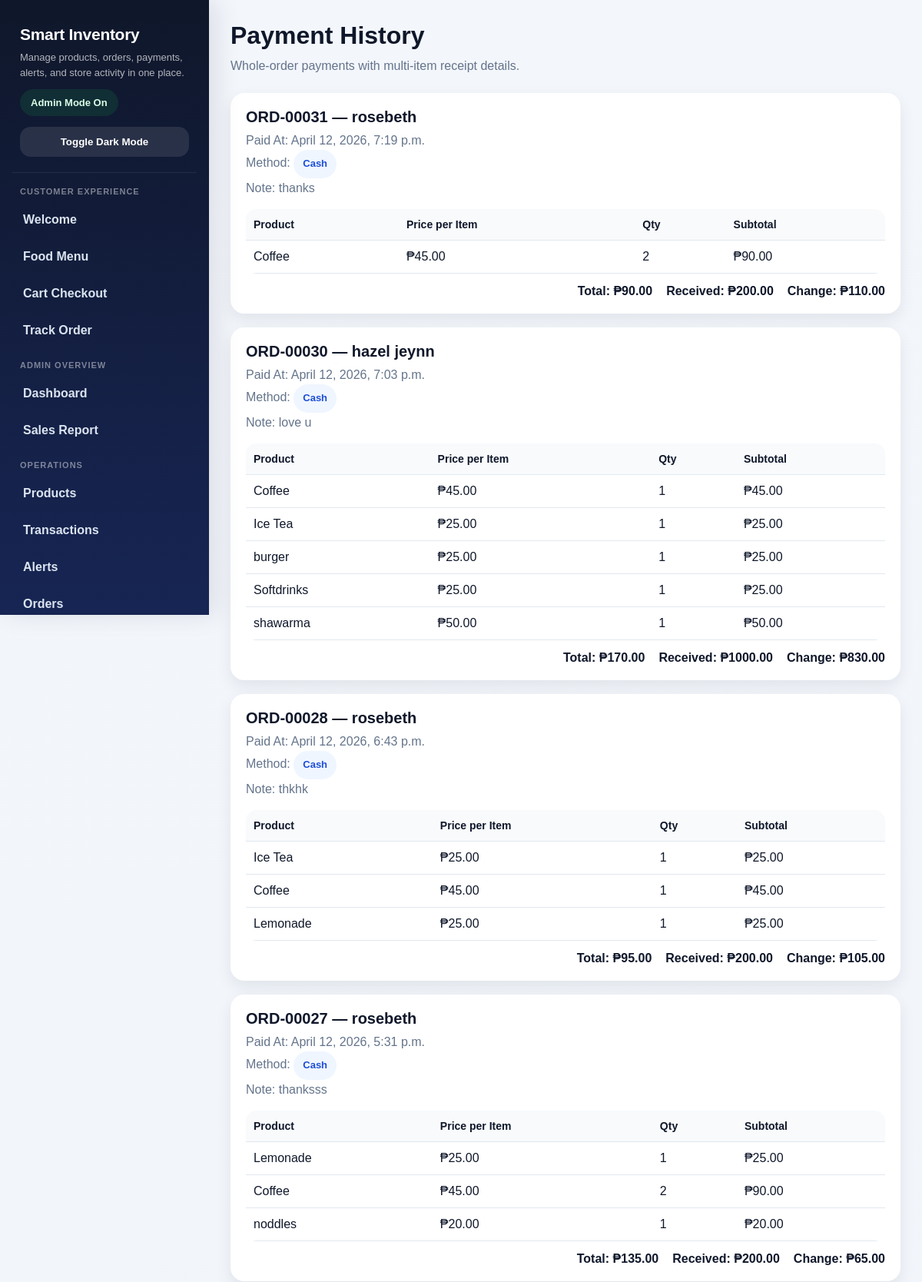
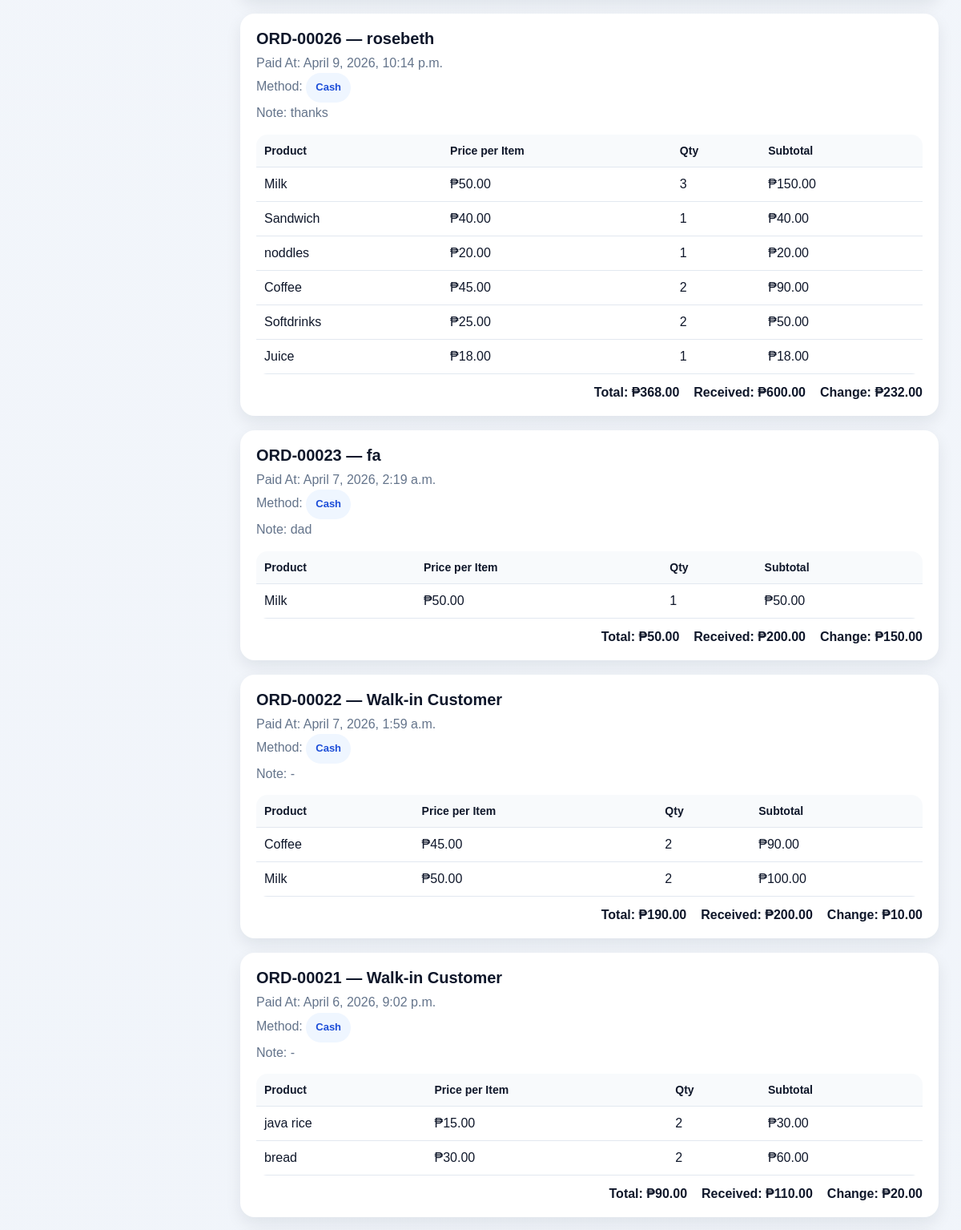
/payments/ (signed in, upper part), run on the app's committed database (2 pictures, top to bottom).
### store/models.py (models this page shows, shortened)
class Payment(models.Model):
    PAYMENT_METHOD_CHOICES = [
        ('CASH', 'Cash'),
        ('GCASH', 'GCash'),
        ('MAYA', 'Maya'),
    ]
    order = models.OneToOneField(Order, on_delete=models.CASCADE, related_name='payment')
    customer_name = models.CharField(max_length=150)
    total_amount = models.DecimalField(max_digits=10, decimal_places=2)
    amount_received = models.DecimalField(max_digits=10, decimal_places=2)
    change = models.DecimalField(max_digits=10, decimal_places=2, default=Decimal('0.00'))
    payment_method = models.CharField(max_length=20, choices=PAYMENT_METHOD_CHOICES, default='CASH')
    note = models.TextField(blank=True, default='')
    paid_at = models.DateTimeField(auto_now_add=True)

class Order(models.Model):
    STATUS_CHOICES = [
        ('PENDING', 'Pending'),
        ('PREPARING', 'Preparing'),
        ('COMPLETED', 'Completed'),
        ('CANCELLED', 'Cancelled'),
    ]
    customer_name = models.CharField(max_length=150)
    customer_email = models.EmailField(blank=True, default='')
    wants_email_updates = models.BooleanField(default=False)
    order_number = models.CharField(max_length=20, unique=True, blank=True)
    total_price = models.DecimalField(max_digits=10, decimal_places=2, default=Decimal('0.00'))
    status = models.CharField(max_length=20, choices=STATUS_CHOICES, default='PENDING')
    stock_deducted = models.BooleanField(default=False)
    created_at = models.DateTimeField(auto_now_add=True)

class OrderItem(models.Model):
    order = models.ForeignKey(Order, on_delete=models.CASCADE, related_name='items')
    product = models.ForeignKey(Product, on_delete=models.CASCADE)
    quantity = models.IntegerField(default=1)
    unit_price = models.DecimalField(max_digits=10, decimal_places=2)
    subtotal = models.DecimalField(max_digits=10, decimal_places=2, default=Decimal('0.00'))

class Product(models.Model):
    name = models.CharField(max_length=150)
    category = models.CharField(max_length=100, blank=True)
    description = models.TextField(blank=True, default='')
    stock = models.IntegerField(default=0)
    reorder_level = models.IntegerField(default=5)
    price = models.DecimalField(max_digits=10, decimal_places=2)
    is_active = models.BooleanField(default=True)
    image = models.ImageField(upload_to='products/', blank=True, null=True)

### store/views.py (the view, shortened to what this page needs)
# urls.py: path('payments/', views.payment_list, name='payment_list'),
def payment_list(request):
    if not require_store_admin(request):
        return redirect('food_menu')
    query = request.GET.get('q', '').strip()
    selected_method = request.GET.get('method', '').strip()
    selected_date = request.GET.get('date', '').strip()
    payments = Payment.objects.select_related('order').prefetch_related('order__items__product').order_by('-paid_at')
    if selected_method:
        payments = payments.filter(payment_method=selected_method)
    if selected_date:
        payments = payments.filter(paid_at__date=selected_date)
    context = {
        'payments': payments,
        'query': query,
        'selected_method': selected_method,
        'selected_date': selected_date,
    }
    return render(request, 'store/payments.html', context)

### store/views.py (called while the page is built)
def is_store_admin(request):
    return request.session.get('store_admin_unlocked', False)

def require_store_admin(request):
    if not is_store_admin(request):
        messages.error(request, 'Admin access is required for that action.')
        return False
    return True

### store/templates/store/payments.html (shortened to what this page needs)
{% extends 'store/base.html' %}
{% block content %}
<div class="page-header">
    <h1>Payment History</h1>
    <p class="page-subtitle">Whole-order payments with multi-item receipt details.</p>
</div>
{% for payment in payments %}
    <div class="payment-card">
        <div class="payment-top">
            <div>
                <div class="payment-title">{{ payment.order.order_number }} — {{ payment.customer_name }}</div>
                <div class="payment-meta">
                    Paid At: {{ payment.paid_at|date:"F j, Y, g:i a" }}<br>
                    Method:
                    {% if payment.payment_method == 'CASH' %}
                        <span class="method-chip method-cash">Cash</span>
                    {% elif payment.payment_method == 'GCASH' %}
                        <span class="method-chip method-gcash">GCash</span>
                    {% else %}
                        <span class="method-chip method-maya">Maya</span>
                    {% endif %}
                    <br>
                    Note: {% if payment.note %}{{ payment.note }}{% else %}-{% endif %}
                </div>
            </div>
        </div>
        <table class="items-table">
            <tr>
                <th>Product</th>
                <th>Price per Item</th>
                <th>Qty</th>
                <th>Subtotal</th>
            </tr>
            {% for item in payment.order.items.all %}
                <tr>
                    <td>{{ item.product.name }}</td>
                    <td>₱{{ item.unit_price }}</td>
                    <td>{{ item.quantity }}</td>
                    <td>₱{{ item.subtotal }}</td>
                </tr>
            {% endfor %}
        </table>
        <div class="totals-row">
            <span>Total: ₱{{ payment.total_amount }}</span>
            <span>Received: ₱{{ payment.amount_received }}</span>
            <span>Change: ₱{{ payment.change }}</span>
        </div>
    </div>
{% empty %}
    <div class="section">
        <p class="empty">No payments found.</p>
    </div>
{% endfor %}
{% endblock %}

### store/templates/store/base.html (style rules this page uses)
:root { --bg: #f3f6fb; --bg-soft: #eef3f9; --surface: #ffffff; --surface-soft: #f8fafc; --sidebar: #0f172a; --sidebar-2: #172554; --sidebar-text: #dbe4f0; --text: #0f172a; --muted: #64748b; --border: #e2e8f0; --primary: #2563eb; --primary-hover: #1d4ed8; --success: #16a34a; --danger: #dc2626; --warning: #f59e0b; --info: #2563eb; --shadow-sm: 0 6px 18px rgba(15, 23, 42, 0.06); --shadow-md: 0 10px 28px rgba(15, 23, 42, 0.10); --radius: 18px; --radius-sm: 12px; }
* { box-sizing: border-box; margin: 0; padding: 0; font-family: Arial, sans-serif; }
html { scroll-behavior: smooth; }
body { background: linear-gradient(180deg, var(--bg) 0%, var(--bg-soft) 100%); color: var(--text); transition: background 0.25s ease, color 0.25s ease; }
table { width: 100%; border-collapse: collapse; overflow: hidden; border-radius: 14px; }
table th, table td { padding: 14px 12px; border-bottom: 1px solid var(--border); text-align: left; vertical-align: middle; color: var(--text); }
table th { background: var(--surface-soft); font-size: 14px; font-weight: 800; }

### store/templates/store/payments.html (style rules this page uses)
.page-header { margin-bottom: 22px; }
.page-subtitle { color: #64748b; margin-top: 8px; line-height: 1.6; }
.payment-card { background: white; border-radius: 18px; padding: 20px; box-shadow: 0 8px 20px rgba(15, 23, 42, 0.08); margin-bottom: 18px; }
.payment-top { display: flex; justify-content: space-between; gap: 14px; flex-wrap: wrap; margin-bottom: 14px; }
.payment-title { font-size: 20px; font-weight: 800; color: #0f172a; }
.payment-meta { color: #64748b; line-height: 1.6; margin-top: 6px; }
.method-chip { display: inline-block; padding: 8px 12px; border-radius: 999px; font-size: 13px; font-weight: 800; }
.method-cash { background: #eff6ff; color: #1d4ed8; }
.items-table { width: 100%; border-collapse: collapse; }
.items-table th, .items-table td { padding: 12px 10px; border-bottom: 1px solid #e2e8f0; text-align: left; }
.items-table th { background: #f8fafc; }
.totals-row { display: flex; justify-content: flex-end; gap: 18px; flex-wrap: wrap; margin-top: 14px; font-weight: 800; color: #0f172a; }

### data on the page
Payment: order.order_number "ORD-00031", customer_name "rosebeth", paid_at "April 12, 2026, 7:19 p.m.", payment_method "Cash", note "thanks", total_amount "90.00", amount_received "200.00", change "110.00"
OrderItem: product.name "Coffee", unit_price "45.00", quantity "2", subtotal "90.00"
Payment: order.order_number "ORD-00030", customer_name "hazel jeynn", paid_at "April 12, 2026, 7:03 p.m.", payment_method "Cash", note "love u", total_amount "170.00", amount_received "1000.00", change "830.00"
OrderItem: product.name "Coffee", unit_price "45.00", quantity "1", subtotal "45.00"
OrderItem: product.name "Ice Tea", unit_price "25.00", quantity "1", subtotal "25.00"
OrderItem: product.name "burger", unit_price "25.00", quantity "1", subtotal "25.00"
OrderItem: product.name "Softdrinks", unit_price "25.00", quantity "1", subtotal "25.00"
OrderItem: product.name "shawarma", unit_price "50.00", quantity "1", subtotal "50.00"
Payment: order.order_number "ORD-00028", customer_name "rosebeth", paid_at "April 12, 2026, 6:43 p.m.", payment_method "Cash", note "thkhk", total_amount "95.00", amount_received "200.00", change "105.00"
OrderItem: product.name "Ice Tea", unit_price "25.00", quantity "1", subtotal "25.00"
OrderItem: product.name "Coffee", unit_price "45.00", quantity "1", subtotal "45.00"
OrderItem: product.name "Lemonade", unit_price "25.00", quantity "1", subtotal "25.00"
Payment: order.order_number "ORD-00027", customer_name "rosebeth", paid_at "April 12, 2026, 5:31 p.m.", payment_method "Cash", note "thanksss", total_amount "135.00", amount_received "200.00", change "65.00"
OrderItem: product.name "Lemonade", unit_price "25.00", quantity "1", subtotal "25.00"
OrderItem: product.name "Coffee", unit_price "45.00", quantity "2", subtotal "90.00"
OrderItem: product.name "noddles", unit_price "20.00", quantity "1", subtotal "20.00"
Payment: order.order_number "ORD-00026", customer_name "rosebeth", paid_at "April 9, 2026, 10:14 p.m.", payment_method "Cash", note "thanks", total_amount "368.00", amount_received "600.00", change "232.00"
OrderItem: product.name "Milk", unit_price "50.00", quantity "3", subtotal "150.00"
OrderItem: product.name "Sandwich", unit_price "40.00", quantity "1", subtotal "40.00"
OrderItem: product.name "noddles", unit_price "20.00", quantity "1", subtotal "20.00"
OrderItem: product.name "Coffee", unit_price "45.00", quantity "2", subtotal "90.00"
OrderItem: product.name "Softdrinks", unit_price "25.00", quantity "2", subtotal "50.00"
OrderItem: product.name "Juice", unit_price "18.00", quantity "1", subtotal "18.00"
Payment: order.order_number "ORD-00023", customer_name "fa", paid_at "April 7, 2026, 2:19 a.m.", payment_method "Cash", note "dad", total_amount "50.00", amount_received "200.00", change "150.00"
OrderItem: product.name "Milk", unit_price "50.00", quantity "1", subtotal "50.00"
Payment: order.order_number "ORD-00022", customer_name "Walk-in Customer", paid_at "April 7, 2026, 1:59 a.m.", payment_method "Cash", total_amount "190.00", amount_received "200.00", change "10.00"
OrderItem: product.name "Coffee", unit_price "45.00", quantity "2", subtotal "90.00"
OrderItem: product.name "Milk", unit_price "50.00", quantity "2", subtotal "100.00"
Payment: order.order_number "ORD-00021", customer_name "Walk-in Customer", paid_at "April 6, 2026, 9:02 p.m.", payment_method "Cash", total_amount "90.00", amount_received "110.00", change "20.00"
OrderItem: product.name "java rice", unit_price "15.00", quantity "2", subtotal "30.00"
OrderItem: product.name "bread", unit_price "30.00", quantity "2", subtotal "60.00"
